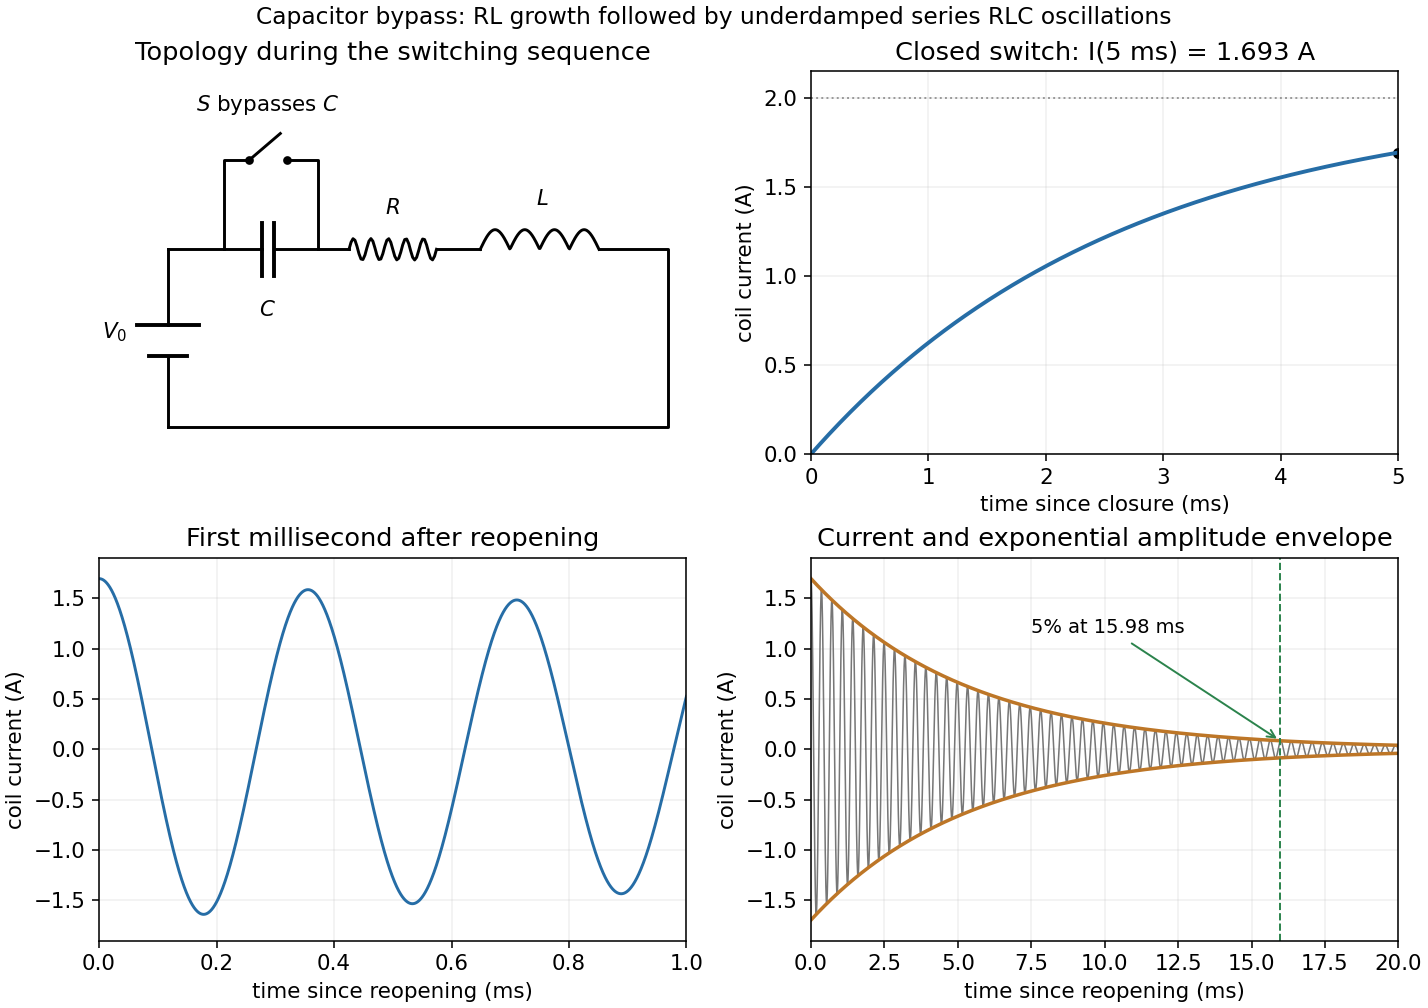

Source code (Python):
"""Original illustration for the 2016 Oxford Physics 2 resit solutions.
Writes only the matching PNG to the current working directory.
Tested with Python 3.14, numpy 2.3.5 and matplotlib 3.10.7 (root pyproject.toml).
"""
from pathlib import Path
import matplotlib
matplotlib.use("Agg")
import matplotlib.pyplot as plt
import numpy as np
plt.rcParams.update({"font.size": 11, "figure.facecolor": "white", "axes.facecolor": "white", "savefig.facecolor": "white"})

R=3.;L=.008;C=.4e-6;V=6.;t1=.005;I1=V/R*(1-np.exp(-R*t1/L));alpha=R/(2*L);omega=np.sqrt(1/(L*C)-alpha*alpha);deriv=(V-R*I1)/L;B=(deriv+alpha*I1)/omega;env0=np.hypot(I1,B);decay=np.log(20)/alpha
fig,axs=plt.subplots(2,2,figsize=(10.2,7.2),layout='constrained')
ax=axs[0,0];ax.plot([0,0],[0,.8],color='black');ax.plot([0,0],[1.15,2],color='black');ax.plot([-.3,.3],[.8,.8],color='black',lw=2);ax.plot([-.5,.5],[1.15,1.15],color='black',lw=2);ax.text(-.65,1,'$V_0$',ha='right')
ax.plot([0,1.5],[2,2],color='black');ax.plot([1.5,1.5],[1.7,2.3],color='black',lw=2);ax.plot([1.7,1.7],[1.7,2.3],color='black',lw=2);ax.plot([1.7,2.9],[2,2],color='black');ax.text(1.6,1.25,'$C$',ha='center')
x=np.linspace(2.9,4.3,45);ax.plot(x,2+.12*np.sin(np.linspace(0,10*np.pi,len(x))),color='black');ax.plot([4.3,5],[2,2],color='black');ax.text(3.6,2.4,'$R$',ha='center')
x=np.linspace(5,6.9,150);ax.plot(x,2+.22*abs(np.sin(np.linspace(0,4*np.pi,len(x)))),color='black');ax.text(6,2.5,'$L$',ha='center');ax.plot([6.9,8,8,0],[2,2,0,0],color='black')
ax.plot([.9,.9,1.3],[2,3,3],color='black');ax.plot([1.3,1.8],[3,3.3],color='black');ax.plot([1.9,2.4,2.4],[3,3,2],color='black');ax.scatter([1.3,1.9],[3,3],s=12,color='black');ax.text(1.6,3.55,'$S$ bypasses $C$',ha='center');ax.set(xlim=(-1.1,8.3),ylim=(-.3,4),title='Topology during the switching sequence');ax.axis('off')
t=np.linspace(0,t1,450);axs[0,1].plot(1000*t,V/R*(1-np.exp(-R*t/L)),color='#266da6',lw=2);axs[0,1].scatter([5],[I1],color='black',s=22);axs[0,1].axhline(2,color='.6',ls=':',lw=1);axs[0,1].set(xlabel='time since closure (ms)',ylabel='coil current (A)',title=f'Closed switch: I(5 ms) = {I1:.3f} A',xlim=(0,5),ylim=(0,2.15))
for ax,end,long in [(axs[1,0],.001,False),(axs[1,1],.02,True)]:
 tau=np.linspace(0,end,10000);cur=np.exp(-alpha*tau)*(I1*np.cos(omega*tau)+B*np.sin(omega*tau));ax.plot(1000*tau,cur,color=('#777777'if long else'#266da6'),lw=(.8 if long else 1.5));ax.set(xlabel='time since reopening (ms)',ylabel='coil current (A)',xlim=(0,end*1000),ylim=(-1.9,1.9));ax.grid(alpha=.18)
 if long:
  envelope=env0*np.exp(-alpha*tau);ax.plot(tau*1000,envelope,color='#bd7627',lw=1.8);ax.plot(tau*1000,-envelope,color='#bd7627',lw=1.8);ax.axvline(decay*1000,color='#2b834c',ls='--',lw=1);ax.annotate(f'5% at {1000*decay:.2f} ms',(decay*1000,.05*env0),(7.5,1.15),arrowprops={'arrowstyle':'->','color':'#2b834c'},fontsize=10);ax.set_title('Current and exponential amplitude envelope')
 else:ax.set_title('First millisecond after reopening')
axs[0,1].grid(alpha=.18);fig.suptitle('Capacitor bypass: RL growth followed by underdamped series RLC oscillations',fontsize=12)
fig.savefig(Path.cwd()/'2016-resit-rlc-switching-response.png',dpi=140,transparent=False);plt.close(fig)
